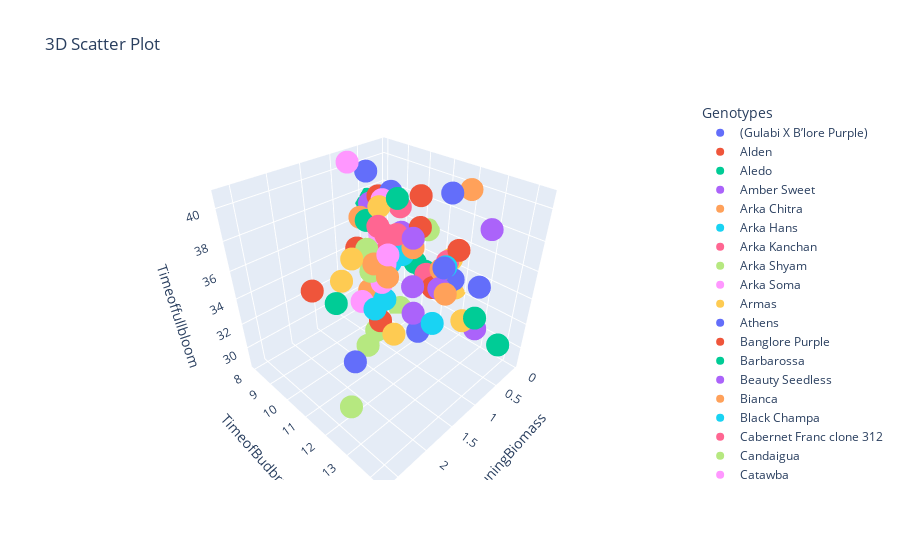

Notebook code cell kept with this figure:
### Code cell
scatter_plot_3d(df, target_column='Genotypes')

### Figure 1 — Plotly figure (JSON) as saved in the notebook; plotly's stock layout.template omitted (floating-point values rounded to 4 significant figures)
{"data": [{"hovertemplate": "Genotypes=(Gulabi X B’lore Purple)<br>PruningBiomass=%{x}<br>TimeofBudbrust=%{y}<br>Timeoffullbloom=%{z}<extra></extra>", "legendgroup": "(Gulabi X B’lore Purple)", "marker": {"color": "#636efa", "symbol": "circle"}, "mode": "markers", "name": "(Gulabi X B’lore Purple)", "scene": "scene", "showlegend": true, "type": "scatter3d", "x": [0.3277], "y": [9], "z": [38.33]}, {"hovertemplate": "Genotypes=Alden<br>PruningBiomass=%{x}<br>TimeofBudbrust=%{y}<br>Timeoffullbloom=%{z}<extra></extra>", "legendgroup": "Alden", "marker": {"color": "#EF553B", "symbol": "circle"}, "mode": "markers", "name": "Alden", "scene": "scene", "showlegend": true, "type": "scatter3d", "x": [2.138], "y": [10], "z": [35.33]}, {"hovertemplate": "Genotypes=Aledo<br>PruningBiomass=%{x}<br>TimeofBudbrust=%{y}<br>Timeoffullbloom=%{z}<extra></extra>", "legendgroup": "Aledo", "marker": {"color": "#00cc96", "symbol": "circle"}, "mode": "markers", "name": "Aledo", "scene": "scene", "showlegend": true, "type": "scatter3d", "x": [0.9127], "y": [10.67], "z": [39.67]}, {"hovertemplate": "Genotypes=Amber Sweet<br>PruningBiomass=%{x}<br>TimeofBudbrust=%{y}<br>Timeoffullbloom=%{z}<extra></extra>", "legendgroup": "Amber Sweet", "marker": {"color": "#ab63fa", "symbol": "circle"}, "mode": "markers", "name": "Amber Sweet", "scene": "scene", "showlegend": true, "type": "scatter3d", "x": [0.5287], "y": [10], "z": [36.33]}, {"hovertemplate": "Genotypes=Arka Chitra<br>PruningBiomass=%{x}<br>TimeofBudbrust=%{y}<br>Timeoffullbloom=%{z}<extra></extra>", "legendgroup": "Arka Chitra", "marker": {"color": "#FFA15A", "symbol": "circle"}, "mode": "markers", "name": "Arka Chitra", "scene": "scene", "showlegend": true, "type": "scatter3d", "x": [1.076], "y": [10], "z": [35]}, {"hovertemplate": "Genotypes=Arka Hans<br>PruningBiomass=%{x}<br>TimeofBudbrust=%{y}<br>Timeoffullbloom=%{z}<extra></extra>", "legendgroup": "Arka Hans", "marker": {"color": "#19d3f3", "symbol": "circle"}, "mode": "markers", "name": "Arka Hans", "scene": "scene", "showlegend": true, "type": "scatter3d", "x": [0.469], "y": [9.333], "z": [33.33]}, {"hovertemplate": "Genotypes=Arka Kanchan<br>PruningBiomass=%{x}<br>TimeofBudbrust=%{y}<br>Timeoffullbloom=%{z}<extra></extra>", "legendgroup": "Arka Kanchan", "marker": {"color": "#FF6692", "symbol": "circle"}, "mode": "markers", "name": "Arka Kanchan", "scene": "scene", "showlegend": true, "type": "scatter3d", "x": [0.6233], "y": [10], "z": [36.33]}, {"hovertemplate": "Genotypes=Arka Shyam<br>PruningBiomass=%{x}<br>TimeofBudbrust=%{y}<br>Timeoffullbloom=%{z}<extra></extra>", "legendgroup": "Arka Shyam", "marker": {"color": "#B6E880", "symbol": "circle"}, "mode": "markers", "name": "Arka Shyam", "scene": "scene", "showlegend": true, "type": "scatter3d", "x": [1.036], "y": [10], "z": [29.33]}, {"hovertemplate": "Genotypes=Arka Soma<br>PruningBiomass=%{x}<br>TimeofBudbrust=%{y}<br>Timeoffullbloom=%{z}<extra></extra>", "legendgroup": "Arka Soma", "marker": {"color": "#FF97FF", "symbol": "circle"}, "mode": "markers", "name": "Arka Soma", "scene": "scene", "showlegend": true, "type": "scatter3d", "x": [0.4227], "y": [8.667], "z": [35]}, {"hovertemplate": "Genotypes=Armas<br>PruningBiomass=%{x}<br>TimeofBudbrust=%{y}<br>Timeoffullbloom=%{z}<extra></extra>", "legendgroup": "Armas", "marker": {"color": "#FECB52", "symbol": "circle"}, "mode": "markers", "name": "Armas", "scene": "scene", "showlegend": true, "type": "scatter3d", "x": [0.217], "y": [11.67], "z": [35]}, {"hovertemplate": "Genotypes=Athens<br>PruningBiomass=%{x}<br>TimeofBudbrust=%{y}<br>Timeoffullbloom=%{z}<extra></extra>", "legendgroup": "Athens", "marker": {"color": "#636efa", "symbol": "circle"}, "mode": "markers", "name": "Athens", "scene": "scene", "showlegend": true, "type": "scatter3d", "x": [0.7447], "y": [12.33], "z": [36]}, {"hovertemplate": "Genotypes=Banglore Purple<br>PruningBiomass=%{x}<br>TimeofBudbrust=%{y}<br>Timeoffullbloom=%{z}<extra></extra>", "legendgroup": "Banglore Purple", "marker": {"color": "#EF553B", "symbol": "circle"}, "mode": "markers", "name": "Banglore Purple", "scene": "scene", "showlegend": true, "type": "scatter3d", "x": [0.4537], "y": [8.667], "z": [38]}, {"hovertemplate": "Genotypes=Barbarossa<br>PruningBiomass=%{x}<br>TimeofBudbrust=%{y}<br>Timeoffullbloom=%{z}<extra></extra>", "legendgroup": "Barbarossa", "marker": {"color": "#00cc96", "symbol": "circle"}, "mode": "markers", "name": "Barbarossa", "scene": "scene", "showlegend": true, "type": "scatter3d", "x": [0.822], "y": [9], "z": [37]}, {"hovertemplate": "Genotypes=Beauty Seedless<br>PruningBiomass=%{x}<br>TimeofBudbrust=%{y}<br>Timeoffullbloom=%{z}<extra></extra>", "legendgroup": "Beauty Seedless", "marker": {"color": "#ab63fa", "symbol": "circle"}, "mode": "markers", "name": "Beauty Seedless", "scene": "scene", "showlegend": true, "type": "scatter3d", "x": [0.4953], "y": [8.333], "z": [37.33]}, {"hovertemplate": "Genotypes=Bianca<br>PruningBiomass=%{x}<br>TimeofBudbrust=%{y}<br>Timeoffullbloom=%{z}<extra></extra>", "legendgroup": "Bianca", "marker": {"color": "#FFA15A", "symbol": "circle"}, "mode": "markers", "name": "Bianca", "scene": "scene", "showlegend": true, "type": "scatter3d", "x": [0.9427], "y": [10.33], "z": [34]}, {"hovertemplate": "Genotypes=Black Champa<br>PruningBiomass=%{x}<br>TimeofBudbrust=%{y}<br>Timeoffullbloom=%{z}<extra></extra>", "legendgroup": "Black Champa", "marker": {"color": "#19d3f3", "symbol": "circle"}, "mode": "markers", "name": "Black Champa", "scene": "scene", "showlegend": true, "type": "scatter3d", "x": [0.721], "y": [9.667], "z": [31]}, {"hovertemplate": "Genotypes=Cabernet Franc clone 312<br>PruningBiomass=%{x}<br>TimeofBudbrust=%{y}<br>Timeoffullbloom=%{z}<extra></extra>", "legendgroup": "Cabernet Franc clone 312", "marker": {"color": "#FF6692", "symbol": "circle"}, "mode": "markers", "name": "Cabernet Franc clone 312", "scene": "scene", "showlegend": true, "type": "scatter3d", "x": [0.2673], "y": [9.333], "z": [37.33]}, {"hovertemplate": "Genotypes=Candaigua<br>PruningBiomass=%{x}<br>TimeofBudbrust=%{y}<br>Timeoffullbloom=%{z}<extra></extra>", "legendgroup": "Candaigua", "marker": {"color": "#B6E880", "symbol": "circle"}, "mode": "markers", "name": "Candaigua", "scene": "scene", "showlegend": true, "type": "scatter3d", "x": [0.2207], "y": [9.333], "z": [28.67]}, {"hovertemplate": "Genotypes=Catawba<br>PruningBiomass=%{x}<br>TimeofBudbrust=%{y}<br>Timeoffullbloom=%{z}<extra></extra>", "legendgroup": "Catawba", "marker": {"color": "#FF97FF", "symbol": "circle"}, "mode": "markers", "name": "Catawba", "scene": "scene", "showlegend": true, "type": "scatter3d", "x": [0.937], "y": [10.33], "z": [35.67]}, {"hovertemplate": "Genotypes=Cayuga White<br>PruningBiomass=%{x}<br>TimeofBudbrust=%{y}<br>Timeoffullbloom=%{z}<extra></extra>", "legendgroup": "Cayuga White", "marker": {"color": "#FECB52", "symbol": "circle"}, "mode": "markers", "name": "Cayuga White", "scene": "scene", "showlegend": true, "type": "scatter3d", "x": [0.04867], "y": [11.67], "z": [32.33]}, {"hovertemplate": "Genotypes=Champion<br>PruningBiomass=%{x}<br>TimeofBudbrust=%{y}<br>Timeoffullbloom=%{z}<extra></extra>", "legendgroup": "Champion", "marker": {"color": "#636efa", "symbol": "circle"}, "mode": "markers", "name": "Champion", "scene": "scene", "showlegend": true, "type": "scatter3d", "x": [2.644], "y": [13.33], "z": [35.67]}, {"hovertemplate": "Genotypes=Charark-2<br>PruningBiomass=%{x}<br>TimeofBudbrust=%{y}<br>Timeoffullbloom=%{z}<extra></extra>", "legendgroup": "Charark-2", "marker": {"color": "#EF553B", "symbol": "circle"}, "mode": "markers", "name": "Charark-2", "scene": "scene", "showlegend": true, "type": "scatter3d", "x": [0.782], "y": [8.333], "z": [34.33]}, {"hovertemplate": "Genotypes=Charark-3<br>PruningBiomass=%{x}<br>TimeofBudbrust=%{y}<br>Timeoffullbloom=%{z}<extra></extra>", "legendgroup": "Charark-3", "marker": {"color": "#00cc96", "symbol": "circle"}, "mode": "markers", "name": "Charark-3", "scene": "scene", "showlegend": true, "type": "scatter3d", "x": [0.1963], "y": [10], "z": [33.33]}, {"hovertemplate": "Genotypes=Chholtu White<br>PruningBiomass=%{x}<br>TimeofBudbrust=%{y}<br>Timeoffullbloom=%{z}<extra></extra>", "legendgroup": "Chholtu White", "marker": {"color": "#ab63fa", "symbol": "circle"}, "mode": "markers", "name": "Chholtu White", "scene": "scene", "showlegend": true, "type": "scatter3d", "x": [0.2407], "y": [13], "z": [30.67]}, {"hovertemplate": "Genotypes=Clairette<br>PruningBiomass=%{x}<br>TimeofBudbrust=%{y}<br>Timeoffullbloom=%{z}<extra></extra>", "legendgroup": "Clairette", "marker": {"color": "#FFA15A", "symbol": "circle"}, "mode": "markers", "name": "Clairette", "scene": "scene", "showlegend": true, "type": "scatter3d", "x": [0.3183], "y": [12.33], "z": [40.33]}, {"hovertemplate": "Genotypes=Concord<br>PruningBiomass=%{x}<br>TimeofBudbrust=%{y}<br>Timeoffullbloom=%{z}<extra></extra>", "legendgroup": "Concord", "marker": {"color": "#19d3f3", "symbol": "circle"}, "mode": "markers", "name": "Concord", "scene": "scene", "showlegend": true, "type": "scatter3d", "x": [0.7227], "y": [12], "z": [31.33]}, {"hovertemplate": "Genotypes=Doradillo<br>PruningBiomass=%{x}<br>TimeofBudbrust=%{y}<br>Timeoffullbloom=%{z}<extra></extra>", "legendgroup": "Doradillo", "marker": {"color": "#FF6692", "symbol": "circle"}, "mode": "markers", "name": "Doradillo", "scene": "scene", "showlegend": true, "type": "scatter3d", "x": [1.123], "y": [10.33], "z": [38]}, {"hovertemplate": "Genotypes=E12/2<br>PruningBiomass=%{x}<br>TimeofBudbrust=%{y}<br>Timeoffullbloom=%{z}<extra></extra>", "legendgroup": "E12/2", "marker": {"color": "#B6E880", "symbol": "circle"}, "mode": "markers", "name": "E12/2", "scene": "scene", "showlegend": true, "type": "scatter3d", "x": [1.473], "y": [10.67], "z": [30]}, {"hovertemplate": "Genotypes=E29/3 (BC XTS)<br>PruningBiomass=%{x}<br>TimeofBudbrust=%{y}<br>Timeoffullbloom=%{z}<extra></extra>", "legendgroup": "E29/3 (BC XTS)", "marker": {"color": "#FF97FF", "symbol": "circle"}, "mode": "markers", "name": "E29/3 (BC XTS)", "scene": "scene", "showlegend": true, "type": "scatter3d", "x": [0.8927], "y": [8.333], "z": [40.67]}, {"hovertemplate": "Genotypes=E4/15 IIHR Hybrid<br>PruningBiomass=%{x}<br>TimeofBudbrust=%{y}<br>Timeoffullbloom=%{z}<extra></extra>", "legendgroup": "E4/15 IIHR Hybrid", "marker": {"color": "#FECB52", "symbol": "circle"}, "mode": "markers", "name": "E4/15 IIHR Hybrid", "scene": "scene", "showlegend": true, "type": "scatter3d", "x": [1.338], "y": [9], "z": [33.33]}, {"hovertemplate": "Genotypes=Gaeganega<br>PruningBiomass=%{x}<br>TimeofBudbrust=%{y}<br>Timeoffullbloom=%{z}<extra></extra>", "legendgroup": "Gaeganega", "marker": {"color": "#636efa", "symbol": "circle"}, "mode": "markers", "name": "Gaeganega", "scene": "scene", "showlegend": true, "type": "scatter3d", "x": [0.5063], "y": [13.33], "z": [35]}, {"hovertemplate": "Genotypes=Goethe<br>PruningBiomass=%{x}<br>TimeofBudbrust=%{y}<br>Timeoffullbloom=%{z}<extra></extra>", "legendgroup": "Goethe", "marker": {"color": "#EF553B", "symbol": "circle"}, "mode": "markers", "name": "Goethe", "scene": "scene", "showlegend": true, "type": "scatter3d", "x": [0.9527], "y": [10], "z": [30]}, {"hovertemplate": "Genotypes=Gold<br>PruningBiomass=%{x}<br>TimeofBudbrust=%{y}<br>Timeoffullbloom=%{z}<extra></extra>", "legendgroup": "Gold", "marker": {"color": "#00cc96", "symbol": "circle"}, "mode": "markers", "name": "Gold", "scene": "scene", "showlegend": true, "type": "scatter3d", "x": [2.093], "y": [11], "z": [35.33]}, {"hovertemplate": "Genotypes=Golden Queen<br>PruningBiomass=%{x}<br>TimeofBudbrust=%{y}<br>Timeoffullbloom=%{z}<extra></extra>", "legendgroup": "Golden Queen", "marker": {"color": "#ab63fa", "symbol": "circle"}, "mode": "markers", "name": "Golden Queen", "scene": "scene", "showlegend": true, "type": "scatter3d", "x": [0.7387], "y": [11], "z": [37]}, {"hovertemplate": "Genotypes=Greaca<br>PruningBiomass=%{x}<br>TimeofBudbrust=%{y}<br>Timeoffullbloom=%{z}<extra></extra>", "legendgroup": "Greaca", "marker": {"color": "#FFA15A", "symbol": "circle"}, "mode": "markers", "name": "Greaca", "scene": "scene", "showlegend": true, "type": "scatter3d", "x": [0.262], "y": [10], "z": [34.67]}, {"hovertemplate": "Genotypes=Gulabi<br>PruningBiomass=%{x}<br>TimeofBudbrust=%{y}<br>Timeoffullbloom=%{z}<extra></extra>", "legendgroup": "Gulabi", "marker": {"color": "#19d3f3", "symbol": "circle"}, "mode": "markers", "name": "Gulabi", "scene": "scene", "showlegend": true, "type": "scatter3d", "x": [0.3423], "y": [9.667], "z": [34]}, {"hovertemplate": "Genotypes=H-27<br>PruningBiomass=%{x}<br>TimeofBudbrust=%{y}<br>Timeoffullbloom=%{z}<extra></extra>", "legendgroup": "H-27", "marker": {"color": "#FF6692", "symbol": "circle"}, "mode": "markers", "name": "H-27", "scene": "scene", "showlegend": true, "type": "scatter3d", "x": [0.5637], "y": [9.333], "z": [34.33]}, {"hovertemplate": "Genotypes=Khalili<br>PruningBiomass=%{x}<br>TimeofBudbrust=%{y}<br>Timeoffullbloom=%{z}<extra></extra>", "legendgroup": "Khalili", "marker": {"color": "#B6E880", "symbol": "circle"}, "mode": "markers", "name": "Khalili", "scene": "scene", "showlegend": true, "type": "scatter3d", "x": [2.509], "y": [12.67], "z": [31]}, {"hovertemplate": "Genotypes=Labrusca (FV)<br>PruningBiomass=%{x}<br>TimeofBudbrust=%{y}<br>Timeoffullbloom=%{z}<extra></extra>", "legendgroup": "Labrusca (FV)", "marker": {"color": "#FF97FF", "symbol": "circle"}, "mode": "markers", "name": "Labrusca (FV)", "scene": "scene", "showlegend": true, "type": "scatter3d", "x": [1.074], "y": [9.333], "z": [31.33]}, {"hovertemplate": "Genotypes=Leon Mellot<br>PruningBiomass=%{x}<br>TimeofBudbrust=%{y}<br>Timeoffullbloom=%{z}<extra></extra>", "legendgroup": "Leon Mellot", "marker": {"color": "#FECB52", "symbol": "circle"}, "mode": "markers", "name": "Leon Mellot", "scene": "scene", "showlegend": true, "type": "scatter3d", "x": [0.603], "y": [13], "z": [32.33]}, {"hovertemplate": "Genotypes=Manjari Medika<br>PruningBiomass=%{x}<br>TimeofBudbrust=%{y}<br>Timeoffullbloom=%{z}<extra></extra>", "legendgroup": "Manjari Medika", "marker": {"color": "#636efa", "symbol": "circle"}, "mode": "markers", "name": "Manjari Medika", "scene": "scene", "showlegend": true, "type": "scatter3d", "x": [0.5397], "y": [11], "z": [29]}, {"hovertemplate": "Genotypes=Maroo Seedless<br>PruningBiomass=%{x}<br>TimeofBudbrust=%{y}<br>Timeoffullbloom=%{z}<extra></extra>", "legendgroup": "Maroo Seedless", "marker": {"color": "#EF553B", "symbol": "circle"}, "mode": "markers", "name": "Maroo Seedless", "scene": "scene", "showlegend": true, "type": "scatter3d", "x": [0.1327], "y": [10], "z": [38.33]}, {"hovertemplate": "Genotypes=Marquise<br>PruningBiomass=%{x}<br>TimeofBudbrust=%{y}<br>Timeoffullbloom=%{z}<extra></extra>", "legendgroup": "Marquise", "marker": {"color": "#00cc96", "symbol": "circle"}, "mode": "markers", "name": "Marquise", "scene": "scene", "showlegend": true, "type": "scatter3d", "x": [0.5243], "y": [14.33], "z": [31.67]}, {"hovertemplate": "Genotypes=Muscat Petit<br>PruningBiomass=%{x}<br>TimeofBudbrust=%{y}<br>Timeoffullbloom=%{z}<extra></extra>", "legendgroup": "Muscat Petit", "marker": {"color": "#ab63fa", "symbol": "circle"}, "mode": "markers", "name": "Muscat Petit", "scene": "scene", "showlegend": true, "type": "scatter3d", "x": [1.026], "y": [11.67], "z": [34.67]}, {"hovertemplate": "Genotypes=Muscat White<br>PruningBiomass=%{x}<br>TimeofBudbrust=%{y}<br>Timeoffullbloom=%{z}<extra></extra>", "legendgroup": "Muscat White", "marker": {"color": "#FFA15A", "symbol": "circle"}, "mode": "markers", "name": "Muscat White", "scene": "scene", "showlegend": true, "type": "scatter3d", "x": [0.8173], "y": [8.667], "z": [37]}, {"hovertemplate": "Genotypes=Muscat of Alexandria<br>PruningBiomass=%{x}<br>TimeofBudbrust=%{y}<br>Timeoffullbloom=%{z}<extra></extra>", "legendgroup": "Muscat of Alexandria", "marker": {"color": "#19d3f3", "symbol": "circle"}, "mode": "markers", "name": "Muscat of Alexandria", "scene": "scene", "showlegend": true, "type": "scatter3d", "x": [0.4163], "y": [9.667], "z": [34.33]}, {"hovertemplate": "Genotypes=Pearl of Csaba<br>PruningBiomass=%{x}<br>TimeofBudbrust=%{y}<br>Timeoffullbloom=%{z}<extra></extra>", "legendgroup": "Pearl of Csaba", "marker": {"color": "#FF6692", "symbol": "circle"}, "mode": "markers", "name": "Pearl of Csaba", "scene": "scene", "showlegend": true, "type": "scatter3d", "x": [0.8383], "y": [10], "z": [36.67]}, {"hovertemplate": "Genotypes=Peru white<br>PruningBiomass=%{x}<br>TimeofBudbrust=%{y}<br>Timeoffullbloom=%{z}<extra></extra>", "legendgroup": "Peru white", "marker": {"color": "#B6E880", "symbol": "circle"}, "mode": "markers", "name": "Peru white", "scene": "scene", "showlegend": true, "type": "scatter3d", "x": [0.9507], "y": [9.333], "z": [35.33]}, {"hovertemplate": "Genotypes=Petit Syrah<br>PruningBiomass=%{x}<br>TimeofBudbrust=%{y}<br>Timeoffullbloom=%{z}<extra></extra>", "legendgroup": "Petit Syrah", "marker": {"color": "#FF97FF", "symbol": "circle"}, "mode": "markers", "name": "Petit Syrah", "scene": "scene", "showlegend": true, "type": "scatter3d", "x": [0.5057], "y": [9], "z": [38]}, {"hovertemplate": "Genotypes=Red prince<br>PruningBiomass=%{x}<br>TimeofBudbrust=%{y}<br>Timeoffullbloom=%{z}<extra></extra>", "legendgroup": "Red prince", "marker": {"color": "#FECB52", "symbol": "circle"}, "mode": "markers", "name": "Red prince", "scene": "scene", "showlegend": true, "type": "scatter3d", "x": [1.946], "y": [13], "z": [35]}, {"hovertemplate": "Genotypes=Ribier<br>PruningBiomass=%{x}<br>TimeofBudbrust=%{y}<br>Timeoffullbloom=%{z}<extra></extra>", "legendgroup": "Ribier", "marker": {"color": "#636efa", "symbol": "circle"}, "mode": "markers", "name": "Ribier", "scene": "scene", "showlegend": true, "type": "scatter3d", "x": [0.704], "y": [12.33], "z": [40.67]}, {"hovertemplate": "Genotypes=Riesling<br>PruningBiomass=%{x}<br>TimeofBudbrust=%{y}<br>Timeoffullbloom=%{z}<extra></extra>", "legendgroup": "Riesling", "marker": {"color": "#EF553B", "symbol": "circle"}, "mode": "markers", "name": "Riesling", "scene": "scene", "showlegend": true, "type": "scatter3d", "x": [0.4407], "y": [10.67], "z": [37]}, {"hovertemplate": "Genotypes=Rosaria Bianca<br>PruningBiomass=%{x}<br>TimeofBudbrust=%{y}<br>Timeoffullbloom=%{z}<extra></extra>", "legendgroup": "Rosaria Bianca", "marker": {"color": "#00cc96", "symbol": "circle"}, "mode": "markers", "name": "Rosaria Bianca", "scene": "scene", "showlegend": true, "type": "scatter3d", "x": [0.441], "y": [8], "z": [37.33]}, {"hovertemplate": "Genotypes=Rose  of Penn<br>PruningBiomass=%{x}<br>TimeofBudbrust=%{y}<br>Timeoffullbloom=%{z}<extra></extra>", "legendgroup": "Rose  of Penn", "marker": {"color": "#ab63fa", "symbol": "circle"}, "mode": "markers", "name": "Rose  of Penn", "scene": "scene", "showlegend": true, "type": "scatter3d", "x": [0.8163], "y": [12.33], "z": [34.67]}, {"hovertemplate": "Genotypes=Rose Ciotat<br>PruningBiomass=%{x}<br>TimeofBudbrust=%{y}<br>Timeoffullbloom=%{z}<extra></extra>", "legendgroup": "Rose Ciotat", "marker": {"color": "#FFA15A", "symbol": "circle"}, "mode": "markers", "name": "Rose Ciotat", "scene": "scene", "showlegend": true, "type": "scatter3d", "x": [0.8547], "y": [12.67], "z": [34.67]}, {"hovertemplate": "Genotypes=Rose of Peru<br>PruningBiomass=%{x}<br>TimeofBudbrust=%{y}<br>Timeoffullbloom=%{z}<extra></extra>", "legendgroup": "Rose of Peru", "marker": {"color": "#19d3f3", "symbol": "circle"}, "mode": "markers", "name": "Rose of Peru", "scene": "scene", "showlegend": true, "type": "scatter3d", "x": [0.5193], "y": [12], "z": [35.33]}, {"hovertemplate": "Genotypes=Rubi red<br>PruningBiomass=%{x}<br>TimeofBudbrust=%{y}<br>Timeoffullbloom=%{z}<extra></extra>", "legendgroup": "Rubi red", "marker": {"color": "#FF6692", "symbol": "circle"}, "mode": "markers", "name": "Rubi red", "scene": "scene", "showlegend": true, "type": "scatter3d", "x": [0.7623], "y": [11.67], "z": [35]}, {"hovertemplate": "Genotypes=Sauvignon blanc<br>PruningBiomass=%{x}<br>TimeofBudbrust=%{y}<br>Timeoffullbloom=%{z}<extra></extra>", "legendgroup": "Sauvignon blanc", "marker": {"color": "#B6E880", "symbol": "circle"}, "mode": "markers", "name": "Sauvignon blanc", "scene": "scene", "showlegend": true, "type": "scatter3d", "x": [1.006], "y": [9.667], "z": [34]}, {"hovertemplate": "Genotypes=Seibel 9308<br>PruningBiomass=%{x}<br>TimeofBudbrust=%{y}<br>Timeoffullbloom=%{z}<extra></extra>", "legendgroup": "Seibel 9308", "marker": {"color": "#FF97FF", "symbol": "circle"}, "mode": "markers", "name": "Seibel 9308", "scene": "scene", "showlegend": true, "type": "scatter3d", "x": [0.719], "y": [9.667], "z": [34]}, {"hovertemplate": "Genotypes=Semillon<br>PruningBiomass=%{x}<br>TimeofBudbrust=%{y}<br>Timeoffullbloom=%{z}<extra></extra>", "legendgroup": "Semillon", "marker": {"color": "#FECB52", "symbol": "circle"}, "mode": "markers", "name": "Semillon", "scene": "scene", "showlegend": true, "type": "scatter3d", "x": [0.7027], "y": [9.333], "z": [38]}, {"hovertemplate": "Genotypes=Symphony<br>PruningBiomass=%{x}<br>TimeofBudbrust=%{y}<br>Timeoffullbloom=%{z}<extra></extra>", "legendgroup": "Symphony", "marker": {"color": "#636efa", "symbol": "circle"}, "mode": "markers", "name": "Symphony", "scene": "scene", "showlegend": true, "type": "scatter3d", "x": [0.6837], "y": [8.667], "z": [40]}, {"hovertemplate": "Genotypes=Tannat(B2-6-1)<br>PruningBiomass=%{x}<br>TimeofBudbrust=%{y}<br>Timeoffullbloom=%{z}<extra></extra>", "legendgroup": "Tannat(B2-6-1)", "marker": {"color": "#EF553B", "symbol": "circle"}, "mode": "markers", "name": "Tannat(B2-6-1)", "scene": "scene", "showlegend": true, "type": "scatter3d", "x": [0.7717], "y": [12], "z": [34.33]}, {"hovertemplate": "Genotypes=Tigvosa<br>PruningBiomass=%{x}<br>TimeofBudbrust=%{y}<br>Timeoffullbloom=%{z}<extra></extra>", "legendgroup": "Tigvosa", "marker": {"color": "#00cc96", "symbol": "circle"}, "mode": "markers", "name": "Tigvosa", "scene": "scene", "showlegend": true, "type": "scatter3d", "x": [0.4543], "y": [11], "z": [34]}, {"hovertemplate": "Genotypes=Trebbiano<br>PruningBiomass=%{x}<br>TimeofBudbrust=%{y}<br>Timeoffullbloom=%{z}<extra></extra>", "legendgroup": "Trebbiano", "marker": {"color": "#ab63fa", "symbol": "circle"}, "mode": "markers", "name": "Trebbiano", "scene": "scene", "showlegend": true, "type": "scatter3d", "x": [0.408], "y": [13.33], "z": [38.67]}, {"hovertemplate": "Genotypes=Tsimlyanski Chernyi<br>PruningBiomass=%{x}<br>TimeofBudbrust=%{y}<br>Timeoffullbloom=%{z}<extra></extra>", "legendgroup": "Tsimlyanski Chernyi", "marker": {"color": "#FFA15A", "symbol": "circle"}, "mode": "markers", "name": "Tsimlyanski Chernyi", "scene": "scene", "showlegend": true, "type": "scatter3d", "x": [0.6213], "y": [12], "z": [35.33]}, {"hovertemplate": "Genotypes=VP X Beauty Seedless<br>PruningBiomass=%{x}<br>TimeofBudbrust=%{y}<br>Timeoffullbloom=%{z}<extra></extra>", "legendgroup": "VP X Beauty Seedless", "marker": {"color": "#19d3f3", "symbol": "circle"}, "mode": "markers", "name": "VP X Beauty Seedless", "scene": "scene", "showlegend": true, "type": "scatter3d", "x": [1.066], "y": [10], "z": [31.33]}, {"hovertemplate": "Genotypes=VP X Centennial Seedless<br>PruningBiomass=%{x}<br>TimeofBudbrust=%{y}<br>Timeoffullbloom=%{z}<extra></extra>", "legendgroup": "VP X Centennial Seedless", "marker": {"color": "#FF6692", "symbol": "circle"}, "mode": "markers", "name": "VP X Centennial Seedless", "scene": "scene", "showlegend": true, "type": "scatter3d", "x": [0.3], "y": [11.67], "z": [35]}, {"hovertemplate": "Genotypes=Vermentno<br>PruningBiomass=%{x}<br>TimeofBudbrust=%{y}<br>Timeoffullbloom=%{z}<extra></extra>", "legendgroup": "Vermentno", "marker": {"color": "#B6E880", "symbol": "circle"}, "mode": "markers", "name": "Vermentno", "scene": "scene", "showlegend": true, "type": "scatter3d", "x": [0.094], "y": [10.33], "z": [36]}, {"hovertemplate": "Genotypes=Viognier<br>PruningBiomass=%{x}<br>TimeofBudbrust=%{y}<br>Timeoffullbloom=%{z}<extra></extra>", "legendgroup": "Viognier", "marker": {"color": "#FF97FF", "symbol": "circle"}, "mode": "markers", "name": "Viognier", "scene": "scene", "showlegend": true, "type": "scatter3d", "x": [0.6467], "y": [9.333], "z": [32]}, {"hovertemplate": "Genotypes=Waltham Cross<br>PruningBiomass=%{x}<br>TimeofBudbrust=%{y}<br>Timeoffullbloom=%{z}<extra></extra>", "legendgroup": "Waltham Cross", "marker": {"color": "#FECB52", "symbol": "circle"}, "mode": "markers", "name": "Waltham Cross", "scene": "scene", "showlegend": true, "type": "scatter3d", "x": [1.818], "y": [11], "z": [37.67]}, {"hovertemplate": "Genotypes= E-8-25<br>PruningBiomass=%{x}<br>TimeofBudbrust=%{y}<br>Timeoffullbloom=%{z}<extra></extra>", "legendgroup": " E-8-25", "marker": {"color": "#636efa", "symbol": "circle"}, "mode": "markers", "name": " E-8-25", "scene": "scene", "showlegend": true, "type": "scatter3d", "x": [0.517], "y": [12.33], "z": [34.67]}, {"hovertemplate": "Genotypes= SV-12309<br>PruningBiomass=%{x}<br>TimeofBudbrust=%{y}<br>Timeoffullbloom=%{z}<extra></extra>", "legendgroup": " SV-12309", "marker": {"color": "#EF553B", "symbol": "circle"}, "mode": "markers", "name": " SV-12309", "scene": "scene", "showlegend": true, "type": "scatter3d", "x": [0.2537], "y": [12], "z": [36]}, {"hovertemplate": "Genotypes= SV-12364<br>PruningBiomass=%{x}<br>TimeofBudbrust=%{y}<br>Timeoffullbloom=%{z}<extra></extra>", "legendgroup": " SV-12364", "marker": {"color": "#00cc96", "symbol": "circle"}, "mode": "markers", "name": " SV-12364", "scene": "scene", "showlegend": true, "type": "scatter3d", "x": [0.5143], "y": [13.33], "z": [32.67]}, {"hovertemplate": "Genotypes= SV-18402<br>PruningBiomass=%{x}<br>TimeofBudbrust=%{y}<br>Timeoffullbloom=%{z}<extra></extra>", "legendgroup": " SV-18402", "marker": {"color": "#ab63fa", "symbol": "circle"}, "mode": "markers", "name": " SV-18402", "scene": "scene", "showlegend": true, "type": "scatter3d", "x": [0.67], "y": [11], "z": [31]}, {"hovertemplate": "Genotypes= SV-23501<br>PruningBiomass=%{x}<br>TimeofBudbrust=%{y}<br>Timeoffullbloom=%{z}<extra></extra>", "legendgroup": " SV-23501", "marker": {"color": "#FFA15A", "symbol": "circle"}, "mode": "markers", "name": " SV-23501", "scene": "scene", "showlegend": true, "type": "scatter3d", "x": [0.785], "y": [9], "z": [31.33]}], "layout": {"legend": {"title": {"text": "Genotypes"}, "tracegroupgap": 0}, "scene": {"domain": {"x": [0, 1], "y": [0, 1]}, "xaxis": {"title": {"text": "PruningBiomass"}}, "yaxis": {"title": {"text": "TimeofBudbrust"}}, "zaxis": {"title": {"text": "Timeoffullbloom"}}}, "title": {"text": "3D Scatter Plot"}}}
